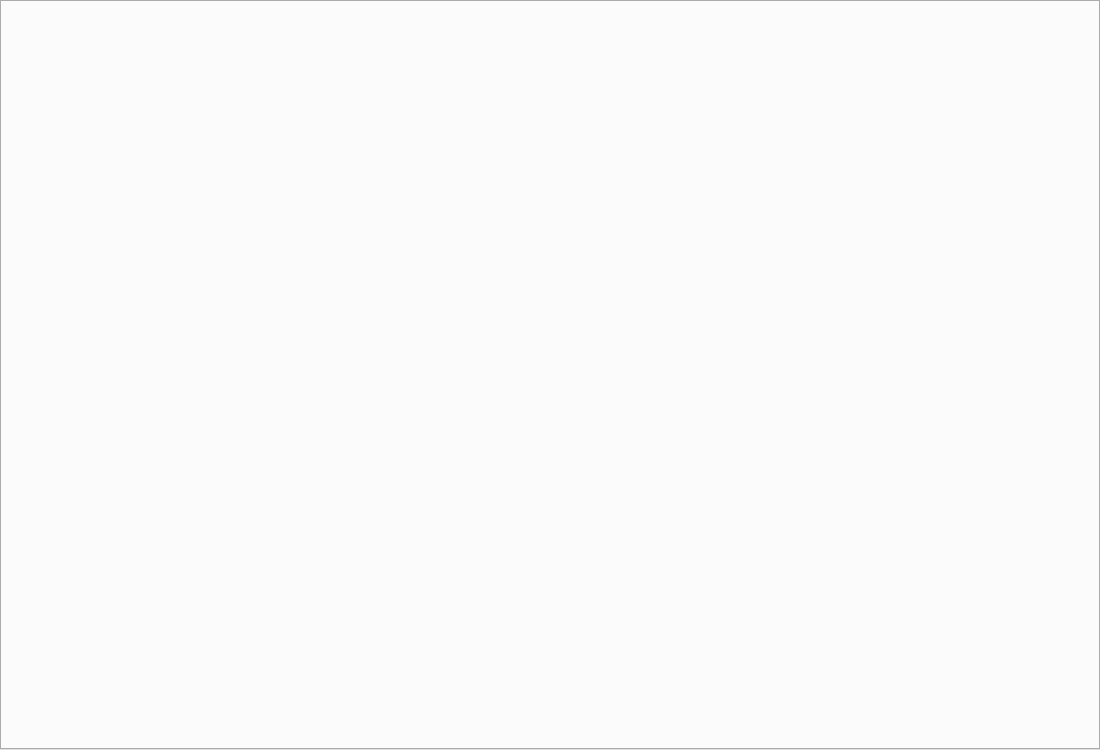
<?xml version="1.0" encoding="UTF-8"?>
<ui version="4.0">
 <class>MainWindow</class>
 <widget class="QMainWindow" name="MainWindow">
  <property name="geometry">
   <rect>
    <x>0</x>
    <y>0</y>
    <width>1100</width>
    <height>750</height>
   </rect>
  </property>
  <property name="windowTitle">
   <string>办公助手 - Office Assistant</string>
  </property>
  <widget class="QWidget" name="centralWidget">
   <layout class="QVBoxLayout" name="mainLayout">
    <property name="leftMargin">
     <number>0</number>
    </property>
    <property name="topMargin">
     <number>0</number>
    </property>
    <property name="rightMargin">
     <number>0</number>
    </property>
    <property name="bottomMargin">
     <number>0</number>
    </property>
    <item>
     <widget class="QTabWidget" name="tabWidget">
      <property name="currentIndex">
       <number>0</number>
      </property>
     </widget>
    </item>
   </layout>
  </widget>
 </widget>
 <resources/>
 <connections/>
</ui>
